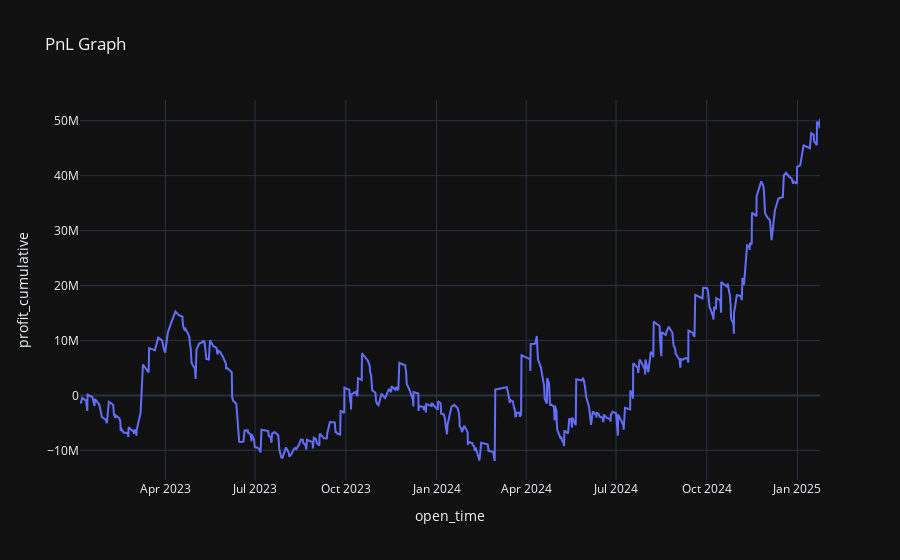

The notebook cell this image was saved under:
### Code cell
pnl_chart = bt.plot_pnl()
pnl_chart

### Figure 1 — Plotly figure (JSON) as saved in the notebook; plotly's stock layout.template omitted (floating-point values rounded to 4 significant figures; data arrays with more than 128 entries replaced by an {"elided": "..."} marker saying what was removed)
{"data": [{"hovertemplate": "open_time=%{x}<br>profit_cumulative=%{y}<extra></extra>", "legendgroup": "", "line": {"color": "#636efa", "dash": "solid"}, "marker": {"symbol": "circle"}, "mode": "lines", "name": "", "orientation": "v", "showlegend": false, "type": "scatter", "x": {"elided": "559 str values"}, "xaxis": "x", "y": {"elided": "559 int values"}, "yaxis": "y"}], "layout": {"legend": {"tracegroupgap": 0}, "title": {"text": "PnL Graph"}, "xaxis": {"anchor": "y", "domain": [0, 1], "title": {"text": "open_time"}}, "yaxis": {"anchor": "x", "domain": [0, 1], "title": {"text": "profit_cumulative"}}}}
